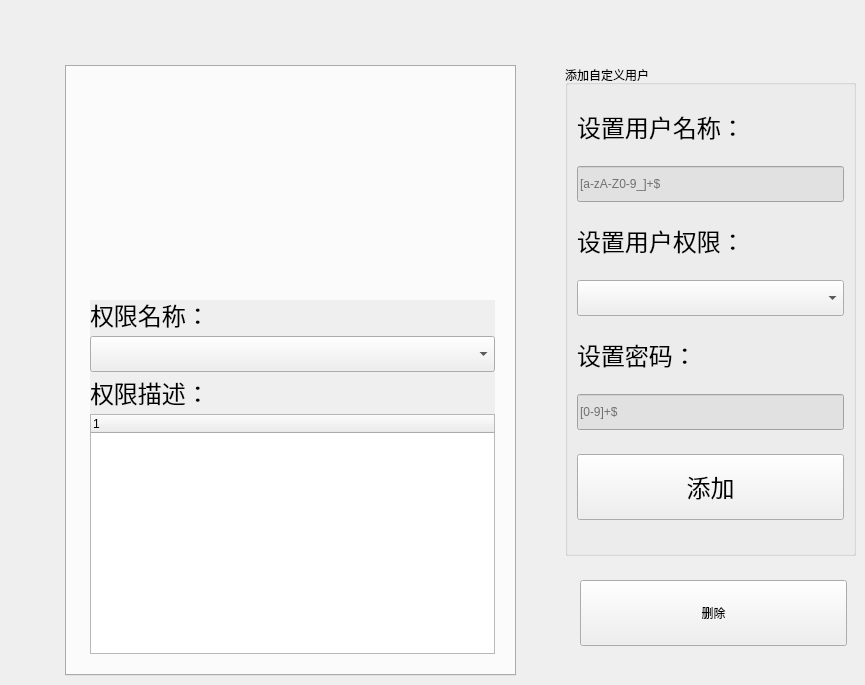
   <widget class="QWidget" name="tab_5">
    <attribute name="title">
     <string/>
    </attribute>
    <widget class="QGroupBox" name="gB_User">
     <property name="geometry">
      <rect>
       <x>565</x>
       <y>65</y>
       <width>291</width>
       <height>491</height>
      </rect>
     </property>
     <property name="styleSheet">
      <string notr="true">font: 18pt &quot;幼圆&quot;;</string>
     </property>
     <property name="title">
      <string>添加自定义用户</string>
     </property>
     <layout class="QVBoxLayout" name="verticalLayout_25">
      <item>
       <widget class="QLabel" name="label_65">
        <property name="minimumSize">
         <size>
          <width>0</width>
          <height>30</height>
         </size>
        </property>
        <property name="maximumSize">
         <size>
          <width>16777215</width>
          <height>30</height>
         </size>
        </property>
        <property name="font">
         <font>
          <family>幼圆</family>
          <pointsize>18</pointsize>
          <weight>50</weight>
          <italic>false</italic>
          <bold>false</bold>
         </font>
        </property>
        <property name="styleSheet">
         <string notr="true">font: 18pt &quot;幼圆&quot;;</string>
        </property>
        <property name="text">
         <string>设置用户名称：</string>
        </property>
       </widget>
      </item>
      <item>
       <widget class="QLineEdit" name="lE_SetUserName">
        <property name="minimumSize">
         <size>
          <width>0</width>
          <height>36</height>
         </size>
        </property>
        <property name="maximumSize">
         <size>
          <width>16777215</width>
          <height>36</height>
         </size>
        </property>
        <property name="styleSheet">
         <string notr="true">background-color: rgb(225, 225, 225);
font: 18pt &quot;幼圆&quot;;</string>
        </property>
        <property name="text">
         <string/>
        </property>
        <property name="maxLength">
         <number>15</number>
        </property>
        <property name="placeholderText">
         <string>[a-zA-Z0-9_]+$</string>
        </property>
       </widget>
      </item>
      <item>
       <widget class="QLabel" name="label_66">
        <property name="minimumSize">
         <size>
          <width>0</width>
          <height>30</height>
         </size>
        </property>
        <property name="maximumSize">
         <size>
          <width>16777215</width>
          <height>30</height>
         </size>
        </property>
        <property name="font">
         <font>
          <family>幼圆</family>
          <pointsize>18</pointsize>
          <weight>50</weight>
          <italic>false</italic>
          <bold>false</bold>
         </font>
        </property>
        <property name="styleSheet">
         <string notr="true">font: 18pt &quot;幼圆&quot;;</string>
        </property>
        <property name="text">
         <string>设置用户权限：</string>
        </property>
       </widget>
      </item>
      <item>
       <widget class="QComboBox" name="cB_SetUserPermission">
        <property name="sizePolicy">
         <sizepolicy hsizetype="Preferred" vsizetype="Fixed">
          <horstretch>0</horstretch>
          <verstretch>0</verstretch>
         </sizepolicy>
        </property>
        <property name="minimumSize">
         <size>
          <width>0</width>
          <height>36</height>
         </size>
        </property>
        <property name="maximumSize">
         <size>
          <width>16777215</width>
          <height>36</height>
         </size>
        </property>
        <property name="font">
         <font>
          <family>幼圆</family>
          <pointsize>18</pointsize>
          <weight>50</weight>
          <italic>false</italic>
          <bold>false</bold>
         </font>
        </property>
        <property name="styleSheet">
         <string notr="true">font: 18pt &quot;幼圆&quot;;</string>
        </property>
       </widget>
      </item>
      <item>
       <widget class="QLabel" name="label_67">
        <property name="minimumSize">
         <size>
          <width>0</width>
          <height>30</height>
         </size>
        </property>
        <property name="maximumSize">
         <size>
          <width>16777215</width>
          <height>30</height>
         </size>
        </property>
        <property name="font">
         <font>
          <family>幼圆</family>
          <pointsize>18</pointsize>
          <weight>50</weight>
          <italic>false</italic>
          <bold>false</bold>
         </font>
        </property>
        <property name="styleSheet">
         <string notr="true">font: 18pt &quot;幼圆&quot;;</string>
        </property>
        <property name="text">
         <string>设置密码：</string>
        </property>
       </widget>
      </item>
      <item>
       <widget class="QLineEdit" name="lE_SetUserSecretNum">
        <property name="minimumSize">
         <size>
          <width>0</width>
          <height>36</height>
         </size>
        </property>
        <property name="maximumSize">
         <size>
          <width>16777215</width>
          <height>36</height>
         </size>
        </property>
        <property name="styleSheet">
         <string notr="true">background-color: rgb(225, 225, 225);
font: 18pt &quot;幼圆&quot;;</string>
        </property>
        <property name="maxLength">
         <number>15</number>
        </property>
        <property name="placeholderText">
         <string>[0-9]+$</string>
        </property>
       </widget>
      </item>
      <item>
       <widget class="QPushButton" name="pB_AddUser">
        <property name="minimumSize">
         <size>
          <width>0</width>
          <height>66</height>
         </size>
        </property>
        <property name="maximumSize">
         <size>
          <width>16777215</width>
          <height>66</height>
         </size>
        </property>
        <property name="font">
         <font>
          <family>幼圆</family>
          <pointsize>18</pointsize>
          <weight>50</weight>
          <italic>false</italic>
          <bold>false</bold>
         </font>
        </property>
        <property name="styleSheet">
         <string notr="true">font: 18pt &quot;幼圆&quot;;</string>
        </property>
        <property name="text">
         <string>添加</string>
        </property>
       </widget>
      </item>
     </layout>
    </widget>
    <widget class="QTabWidget" name="tabWidget_Users">
     <property name="geometry">
      <rect>
       <x>65</x>
       <y>65</y>
       <width>451</width>
       <height>611</height>
      </rect>
     </property>
     <property name="font">
      <font>
       <family>幼圆</family>
       <pointsize>20</pointsize>
       <weight>50</weight>
       <italic>false</italic>
       <bold>false</bold>
      </font>
     </property>
     <property name="styleSheet">
      <string notr="true">font: 20pt &quot;幼圆&quot;;</string>
     </property>
     <property name="currentIndex">
      <number>-1</number>
     </property>
    </widget>
    <widget class="QWidget" name="widget_UsersChoice_2" native="true">
     <property name="enabled">
      <bool>true</bool>
     </property>
     <property name="geometry">
      <rect>
       <x>90</x>
       <y>300</y>
       <width>405</width>
       <height>354</height>
      </rect>
     </property>
     <property name="minimumSize">
      <size>
       <width>405</width>
       <height>354</height>
      </size>
     </property>
     <property name="maximumSize">
      <size>
       <width>405</width>
       <height>354</height>
      </size>
     </property>
     <property name="contextMenuPolicy">
      <enum>Qt::DefaultContextMenu</enum>
     </property>
     <property name="autoFillBackground">
      <bool>true</bool>
     </property>
     <property name="styleSheet">
      <string notr="true"/>
     </property>
     <layout class="QVBoxLayout" name="verticalLayout_26">
      <property name="sizeConstraint">
       <enum>QLayout::SetDefaultConstraint</enum>
      </property>
      <item>
       <widget class="QLabel" name="label_68">
        <property name="minimumSize">
         <size>
          <width>0</width>
          <height>30</height>
         </size>
        </property>
        <property name="maximumSize">
         <size>
          <width>16777215</width>
          <height>30</height>
         </size>
        </property>
        <property name="font">
         <font>
          <family>幼圆</family>
          <pointsize>18</pointsize>
          <weight>50</weight>
          <italic>false</italic>
          <bold>false</bold>
         </font>
        </property>
        <property name="styleSheet">
         <string>font: 18pt &quot;幼圆&quot;;</string>
        </property>
        <property name="text">
         <string>权限名称：</string>
        </property>
       </widget>
      </item>
      <item>
       <widget class="QComboBox" name="cB_Users">
        <property name="minimumSize">
         <size>
          <width>0</width>
          <height>36</height>
         </size>
        </property>
        <property name="maximumSize">
         <size>
          <width>16777215</width>
          <height>36</height>
         </size>
        </property>
        <property name="font">
         <font>
          <family>幼圆</family>
          <pointsize>18</pointsize>
          <weight>50</weight>
          <italic>false</italic>
          <bold>false</bold>
         </font>
        </property>
        <property name="styleSheet">
         <string notr="true">font: 18pt &quot;幼圆&quot;;</string>
        </property>
       </widget>
      </item>
      <item>
       <widget class="QLabel" name="label_69">
        <property name="minimumSize">
         <size>
          <width>0</width>
          <height>30</height>
         </size>
        </property>
        <property name="maximumSize">
         <size>
          <width>16777215</width>
          <height>30</height>
         </size>
        </property>
        <property name="font">
         <font>
          <family>幼圆</family>
          <pointsize>18</pointsize>
          <weight>50</weight>
          <italic>false</italic>
          <bold>false</bold>
         </font>
        </property>
        <property name="styleSheet">
         <string>font: 18pt &quot;幼圆&quot;;</string>
        </property>
        <property name="text">
         <string>权限描述：</string>
        </property>
       </widget>
      </item>
      <item>
       <widget class="QTreeWidget" name="treeWidget_2">
        <property name="styleSheet">
         <string notr="true">font: 18pt &quot;幼圆&quot;;</string>
        </property>
        <column>
         <property name="text">
          <string notr="true">1</string>
         </property>
        </column>
       </widget>
      </item>
     </layout>
    </widget>
    <widget class="QPushButton" name="pB_Users_Delete">
     <property name="geometry">
      <rect>
       <x>580</x>
       <y>580</y>
       <width>267</width>
       <height>66</height>
      </rect>
     </property>
     <property name="minimumSize">
      <size>
       <width>267</width>
       <height>66</height>
      </size>
     </property>
     <property name="maximumSize">
      <size>
       <width>267</width>
       <height>66</height>
      </size>
     </property>
     <property name="styleSheet">
      <string notr="true">font: 20pt &quot;幼圆&quot;;</string>
     </property>
     <property name="text">
      <string>删除</string>
     </property>
    </widget>
   </widget>
